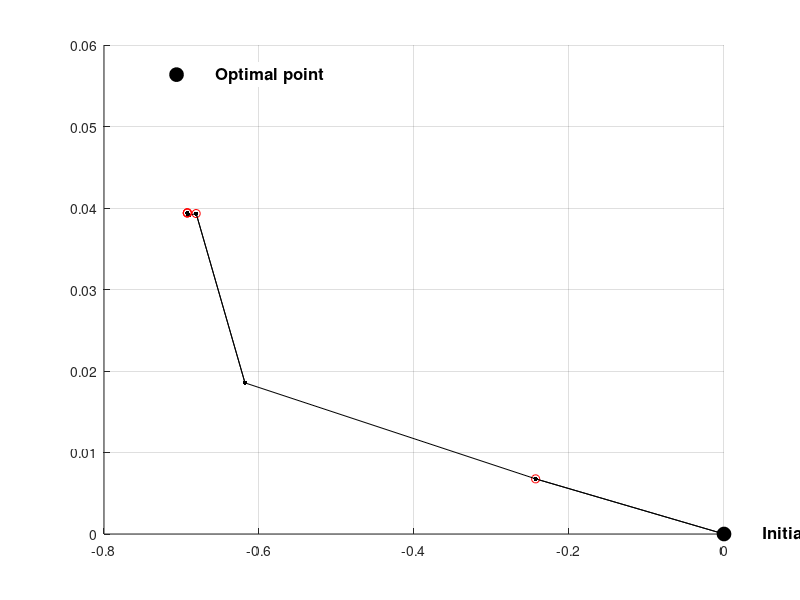

Reproduce this figure in MATLAB.
%%%
% MPC-425, Exercise 2
%%%
function ex2

% Problem:
%  min  0.5 * z' * prob.H * z + prob.q' * z
%  s.t. prob.G * z <= prob.d

%% Choose problem parameters
dim   = 2; % Number of optimization variables
speed = 'fast'; % set to 'fast' for fast convergence, and 'slow' to see what's going on
seed  = ceil(100*rand); % Set to any integer to choose the randomly generated problem

[prob,opt] = setupEx2(dim, speed, seed);

%%%%%%%%%%%%%%%%%%% THE BARRIER METHOD %%%%%%%%%%%%%%%%%%%
%%%%%%%%%%%%%%%%%%% THE BARRIER METHOD %%%%%%%%%%%%%%%%%%%

% Initialize
kappa = opt.kappa0;
z     = prob.z0;
zprev = z;

% Outer loop
stats.outerIterations = 0;
stats.innerIterations = 0;
tic
while kappa > opt.epsilon % Stop once the barrier term is small
  stats.outerIterations = stats.outerIterations + 1;
  
  % Inner loop (centering step)
  while 1
    stats.innerIterations = stats.innerIterations + 1;
    if any(prob.d-prob.G*z < 0), error('Current point z is not feasible'); end

    %vvvvvvvvvvvvvvvv YOUR CODE HERE vvvvvvvvvvvvvvvvvvv

    % Compute search direction 
    Dz = inv(prob.H+kappa*prob.gradPhi(z))*(-prob.H*z-prob.q-kappa*prob.gradPhi(z));

    %^^^^^^^^^^^^^^^^ YOUR CODE HERE ^^^^^^^^^^^^^^^^^^^

    if dim == 2, plot([z(1);zprev(1)],[z(2);zprev(2)],'k.-','markersize',10); drawnow; end

    t = 1;

    % Reduce t until z+t*Dz is feasible
    % (Backtrack for feasibility)
    % Use opt.beta / opt.alpha as the backtracking parameters

    while t > opt.epsilon && any(prob.G*(z+t*Dz) > prob.d)
      t = opt.beta*t;
    end

    % Reduce t to minimize f(z+t*Dz)
    % Use opt.beta / opt.alpha as the backtracking parameters

    while t > opt.epsilon
      fup   = prob.f(z+t*Dz) + kappa * prob.phi(z+t*Dz); 
      df    = prob.gradF(z)  + kappa * prob.gradPhi(z);
      fdown = prob.f(z)      + kappa * prob.phi(z) + opt.alpha*t*df'*Dz;

      if fup < fdown, break; end
      t=opt.beta*t;
    end

    % Termination condition
    % We stop if we're no longer making any progress, either because the
    % step size t is very small, or the size of the gradient is very small
    if t < opt.epsilon || norm(Dz) < opt.epsilon, break; end
    
    % Slow down convergence so we can see what's going on
    if opt.slow, t = min([t t/(20*norm(Dz)) ]); end
    
    % Take step
    zprev = z;
    z = z + t*Dz;
  end

  if dim == 2, plot(z(1),z(2),'ro'); drawnow; end

  % Decrease barrier parameter
  kappa = kappa * opt.mu;
end
stats.solveTime = toc;

%%%%%%%%%%%%%%%%%%% THE BARRIER METHOD %%%%%%%%%%%%%%%%%%%
%%%%%%%%%%%%%%%%%%% THE BARRIER METHOD %%%%%%%%%%%%%%%%%%%


%%
% Solve the optimization problem and compare
tic
[zopt,fval,flag] = quadprog(prob.H,prob.q,prob.G,prob.d);
stats.quadprogSolveTime = toc;
if flag ~= 1, error('Could not solve optimization problem'); end

fprintf('---------------------\n');
fprintf('Your optimal cost: %f\n', prob.f(z));
fprintf('True optimal cost: %f\n', fval);
fprintf('Error = %f\n\n', abs(prob.f(z) - fval));


if dim==2
  fprintf('---------------------\n');
  fprintf('Your optimal solution: [%.3f %.3f]\n', z(1), z(2));
  fprintf('True optimal solution: [%.3f %.3f]\n', zopt(1), zopt(2));
  fprintf('Norm of error = %f\n\n', norm(z-zopt));
end

fprintf('---------------------\n');
fprintf('Solution statistics:\n');
fprintf('  Number of outer iterations: %i\n', stats.outerIterations);
fprintf('  Number of inner iterations: %i\n', stats.innerIterations);
fprintf('  Solve time:                 %.2f seconds\n', stats.solveTime);
fprintf('  Matlab solve time:          %.2f seconds\n', stats.quadprogSolveTime);

end

function [prob, opt] = setupEx2(dim, speed, seed)
%
% Setup a random quadratic program
%

%% Create a random quadratic program with dim variables
prob = randomQP(dim, seed);

%% Plot the problem
if dim == 2
  plotOptimization(prob);
end

%% Barrier method parameters
% Select 'true' for slow convergence, so you can see the central path.
% Select 'false' for standard, fast convergence
opt = setBarrierParameters(strncmp(speed, 'slow', 1));

end

%% Set the optimization parameters
function opt = setBarrierParameters(isSlow)
if isSlow
  % Use these parameters for "slow" convergence, so you can see the central path
  opt.kappa0  = 100;   % Initial value of barrier parameter
  opt.alpha   = 0.02;  % Line search parameters
  opt.beta    = 0.9;
  opt.mu      = 0.8;   % Decrease rate for barrier parameter
  opt.epsilon = 1e-3;  % Optimality tolerance
  opt.slow    = true;
else
  % Use these parameters for "fast" convergence, to solve the optimization problem
  opt.kappa0  = 1;
  opt.alpha   = 0.02;
  opt.beta    = 0.7;
  opt.mu      = 1e-2;
  opt.epsilon = 1e-8;
  opt.slow    = false;
end
end

%% Plot the optimization problem (if it is 2D)
function plotOptimization(prob)
if prob.dim ~= 2
  fprintf('Can only plot two dimensional optimization problems\n');
  return
end
clf; hold on; grid on;
try
  P = Polyhedron(prob.G,prob.d);
  P.plot('alpha',0.1,'linewidth',3,'color','k');
  %plotPolyLine(polytope(prob.G,prob.d),'k',3);
  
  %[X,Y] = gridPolytope(polytope(prob.G,prob.d),50);
  [B,l,u]=bounding_box(polytope(prob.G,prob.d));
  [X,Y] = meshgrid(linspace(l(1)-0.1,u(1)+0.1,50),linspace(l(2)-0.1,u(2)+0.1,50));
  F = 0*X;
  for i = 1:size(X,1)
    for j = 1:size(X,2)
      z = [X(i,j);Y(i,j)];
      F(i,j) = prob.f(z);
    end
  end
  contour(X,Y,F,20);
catch
  warning('Could not plot the constraints - possibly MPT is not installed?');
end

% Compute optimal solution and plot
try
  [zopt,fval,flag] = quadprog(prob.H,prob.q,prob.G,prob.d);
  if flag ~= 1, error('Could not solve optimization problem'); end
  plot(zopt(1),zopt(2),'ko','markersize',10,'markerfacecolor','k');
  text(zopt(1)+0.05,zopt(2),'Optimal point','fontweight','bold','fontsize',12,'backgroundcolor','w');
  plot(prob.z0(1),prob.z0(2),'ko','markersize',10,'markerfacecolor','k');
  text(prob.z0(1)+0.05,prob.z0(2),'Initial point','fontweight','bold','fontsize',12,'backgroundcolor','w');
catch
  warning('Could not compute the optimal solution - possibly optimization toolbox isn''t installed?');
end

% Compute analytic center and plot
try
  x = sdpvar(size(prob.G,2),1);
  dd = optimize(prob.d-prob.G*x >= 0, -geomean(prob.d-prob.G*x));
  if dd.problem ~= 0, error('Could not compute analytic center'); end
  x = double(x);
  plot(x(1),x(2),'ko','markersize',10,'markerfacecolor','k');
  text(x(1)+0.05,x(2),'Analytic center','fontweight','bold','fontsize',12,'backgroundcolor','w');
  axis tight
catch
  warning('Could not compute analytic center - possibly YALMIP isn''t installed?');
end

end

%% Create a random quadratic program
function prob = randomQP(dim, seed)

% Number of optimization variables
prob.dim = dim;

% Set the seed of the random generator so we can get the same 'random'
% problem twice if we want
randn('state',seed);

% Create the problem
%  min  0.5 z'Hz + q'z s.t. Gx <= d
prob.G  = randn(5*dim,dim);
prob.d  = ones(5*dim,1);
prob.H  = randn(dim); prob.H = prob.H * prob.H';
prob.q  = randn(dim,1);

% We've chosen d = 1, so the point 0 is always in the interior of the
% constraints
prob.z0 = zeros(dim,1);

% Helper functions
prob.f       = @(z) 0.5*z'*prob.H*z + prob.q'*z;
prob.gradF   = @(z) prob.H*z + prob.q;
prob.phi     = @(z) sum(-log(prob.d-prob.G*z));
prob.gradPhi = @(z) prob.G'*diag(1./(prob.d-prob.G*z))*ones(length(prob.d),1);

end